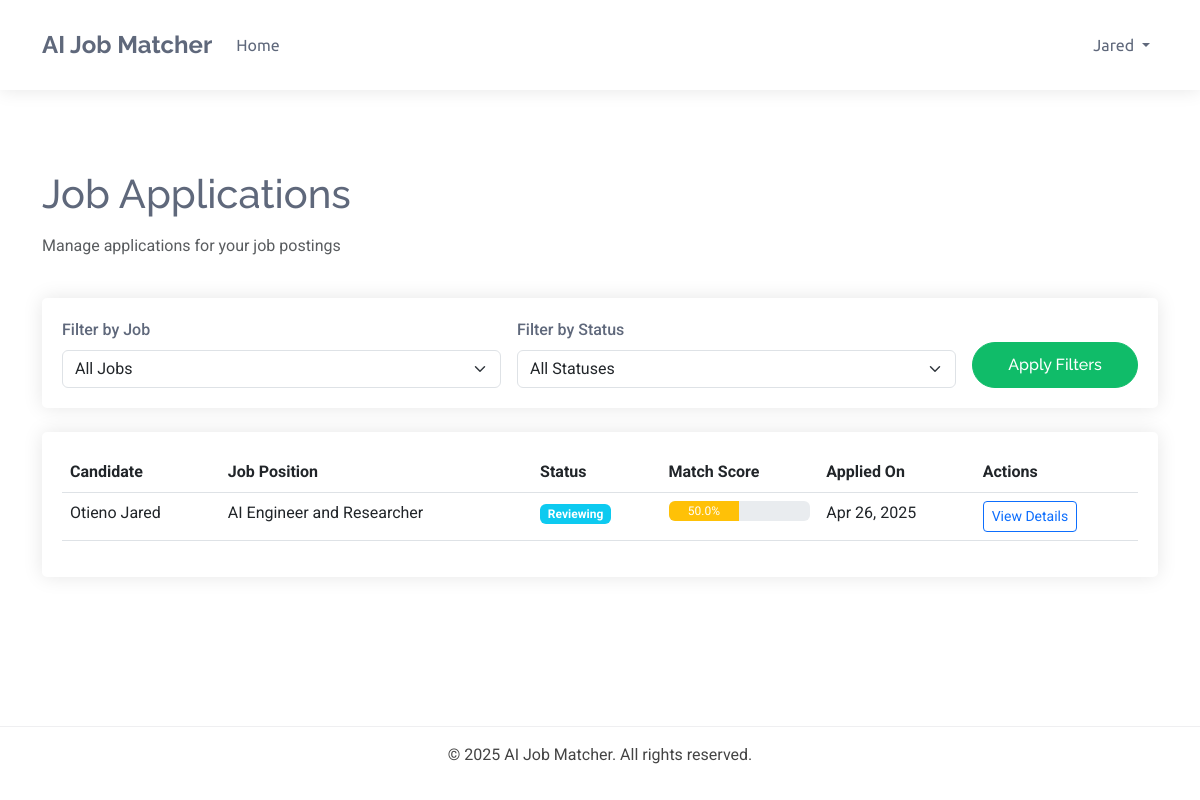
Screenshot of /dashboards/recruiter/applications/ (signed in) with the database file from the repository.
### accounts/models.py (models this page shows, shortened)
class TrackingModel(models.Model):
    created_at = models.DateTimeField(auto_now_add=True)
    updated_at = models.DateTimeField(auto_now=True)
    class Meta:
        abstract = True
        ordering = ["-created_at"]

class User(AbstractBaseUser, TrackingModel):
    username_validator = UnicodeUsernameValidator()
    Role_choices = (
        ("Administrator", "Administrator"),
        ("Recruiter", "Recruiter"),
        ("Candidate", "Candidate")
    )
    Gender_choices = (
        ("Male", "Male"),
        ("Female", "Female"),
        ("Other", "Other")
    )
    username = models.CharField(
        _('username'),
        max_length=150,
        unique=True,
        validators=[username_validator],
        error_messages={
            'unique':_("A user with that username already exists."),
        },
    )
    phoneNumberRegex = RegexValidator(regex=r"^\+?1?\d{8,15}$")
    full_name = models.CharField(_('full name'),max_length=200)
    email = models.EmailField(_('email'), unique=True, error_messages={
        'unique': ('A user with email already exists.'),
    })
    gender = models.CharField(_("gender"), max_length=10, choices=Gender_choices)
    phone = PhoneNumberField(
        _('phone number'), unique=True,validators=[phoneNumberRegex],
        blank=True, null=True, max_length=27)
    country = models.CharField(_("country"), max_length=50,
                              blank=True, null=True)
    city = models.CharField(_("city"), max_length=50,
                              blank=True, null=True)
    role = models.CharField(_('Role'), max_length=17, choices=Role_choices, default="Client")
    is_active = models.BooleanField(_('active'), default=True)
    is_admin = models.BooleanField(_('admin'), default=False)
    is_staff = models.BooleanField(_("staff"), default=False)
    timestamp = models.DateTimeField(_("timestamp"), auto_now_add=True)
    objects = CustomManager()
    USERNAME_FIELD = 'email'
    REQUIRED_FIELDS = ['username',]
    @property
    def staff(self):
        return self.staff
    @property
    def active(self):
        return self.active
    @property
    def admin(self):
        return self.admin

class Profile(models.Model):
    user = models.OneToOneField(User,
                                on_delete=models.CASCADE, unique=True)
    bio = models.TextField(_('bio'), blank=True, null=True)
    profile_picture = models.ImageField(
        _("profile picture"), upload_to="profile",
        default="default.png")
    class Meta:
        abstract= True

class Candidate(Profile):
    pass

### dashboards/models.py (models this page shows, shortened)
class BaseModel(models.Model):
    created_at = models.DateTimeField(auto_now_add=True)
    updated_at = models.DateTimeField(auto_now=True)
    class Meta:
        abstract = True

class JobApplication(BaseModel):
    STATUS_CHOICES = (
        ('pending', 'Pending'),
        ('reviewing', 'Reviewing'),
        ('shortlisted', 'Shortlisted'),
        ('rejected', 'Rejected'),
        ('interview', 'Interview'),
        ('offer', 'Offer Extended'),
        ('hired', 'Hired'),
        ('declined', 'Declined'),
    )
    job = models.ForeignKey(JobPosting, on_delete=models.CASCADE, related_name='applications')
    candidate = models.ForeignKey(Candidate, on_delete=models.CASCADE, related_name='applications')
    resume = models.ForeignKey(Resume, on_delete=models.CASCADE, related_name='applications', null=True, blank=True)
    cover_letter = models.TextField(_('cover letter'), blank=True, null=True)
    status = models.CharField(_('status'), max_length=20, choices=STATUS_CHOICES, default='pending')
    match_score = models.FloatField(_('match score'), validators=[MinValueValidator(0), MaxValueValidator(100)], default=0)
    recruiter_notes = models.TextField(_('recruiter notes'), blank=True, null=True)
    class Meta:
        ordering = ['-match_score', '-created_at']
        verbose_name = _('Job Application')
        verbose_name_plural = _('Job Applications')

class JobPosting(BaseModel):
    STATUS_CHOICES = (
        ('active', 'Active'),
        ('filled', 'Filled'),
        ('expired', 'Expired'),
        ('draft', 'Draft'),
    )
    recruiter = models.ForeignKey(Recruiter, on_delete=models.CASCADE, related_name='job_postings')
    title = models.CharField(_('job title'), max_length=255)
    company_name = models.CharField(_('company name'), max_length=255)
    category = models.CharField(_('job category'), max_length=100)
    description = models.TextField(_('job description'))
    requirements = models.TextField(_('job requirements'))
    responsibilities = models.TextField(_('responsibilities'))
    location = models.CharField(_('location'), max_length=255)
    salary_min = models.DecimalField(_('minimum salary'), max_digits=12, decimal_places=2, null=True, blank=True)
    salary_max = models.DecimalField(_('maximum salary'), max_digits=12, decimal_places=2, null=True, blank=True)
    experience_required = models.PositiveIntegerField(_('experience required (years)'), default=0)
    education_level = models.CharField(_('education level'), max_length=100)
    employment_type = models.CharField(_('employment type'), max_length=50)
    status = models.CharField(_('status'), max_length=20, choices=STATUS_CHOICES, default='active')
    expiry_date = models.DateField(_('expiry date'), default=timezone.now)
    skills_required = models.TextField(_('skills required'))
    embedding_vector = models.BinaryField(_('job embedding vector'), null=True, blank=True)
    class Meta:
        ordering = ['-created_at']
        verbose_name = _('Job Posting')
        verbose_name_plural = _('Job Postings')

### dashboards/views.py (the view)
# urls.py: path('recruiter/applications/', views.applications_list, name='applications_list'),
@login_required
@user_passes_test(is_recruiter)
def applications_list(request):
    recruiter_profile = request.user.recruiter
    status_filter = request.GET.get('status', '')
    job_filter = request.GET.get('job', '')
    applications = JobApplication.objects.filter(job__recruiter=recruiter_profile)
    if status_filter:
        applications = applications.filter(status=status_filter)
    if job_filter:
        applications = applications.filter(job_id=job_filter)
    applications = applications.order_by('-created_at')
    paginator = Paginator(applications, 15)  # Show 15 applications per page
    page_number = request.GET.get('page')
    page_obj = paginator.get_page(page_number)
    jobs = JobPosting.objects.filter(recruiter=recruiter_profile)
    status_choices = JobApplication.STATUS_CHOICES
    context = {
        'page_obj': page_obj,
        'jobs': jobs,
        'status_choices': status_choices,
        'current_job': job_filter,
        'current_status': status_filter,
    }
    return render(request, 'dashboards/applications_list.html', context)

### dashboards/views.py (called while the page is built)
def is_recruiter(user):
    return user.is_authenticated and user.role == 'Recruiter'

### templates/dashboards/applications_list.html (shortened to what this page needs)
{% extends 'dashboards/base.html' %}
{% load static %}
{% block content %}
<div class="container mt-4">
    <div class="row mb-4">
        <div class="col">
            <h1 class="mb-3">Job Applications</h1>
            <p class="text-muted">Manage applications for your job postings</p>
        </div>
    </div>
    <div class="card mb-4">
        <div class="card-body">
            <form method="get" class="row g-3">
                <div class="col-md-5">
                    <label for="job" class="form-label">Filter by Job</label>
                    <select class="form-select" id="job" name="job">
                        <option value="">All Jobs</option>
                    </select>
                </div>
                <div class="col-md-5">
                    <label for="status" class="form-label">Filter by Status</label>
                    <select class="form-select" id="status" name="status">
                        <option value="">All Statuses</option>
                    </select>
                </div>
                <div class="col-md-2 d-flex align-items-end">
                    <button type="submit" class="btn btn-primary w-100">Apply Filters</button>
                </div>
            </form>
        </div>
    </div>
    <div class="card">
        <div class="card-body">
            {% if page_obj %}
                <div class="table-responsive">
                    <table class="table table-hover">
                        <thead>
                            <tr>
                                <th>Candidate</th>
                                <th>Job Position</th>
                                <th>Status</th>
                                <th>Match Score</th>
                                <th>Applied On</th>
                                <th>Actions</th>
                            </tr>
                        </thead>
                        <tbody>
                            {% for application in page_obj %}
                                <tr>
                                    <td>{{ application.candidate.user.full_name }}</td>
                                    <td>{{ application.job.title }}</td>
                                    <td>
                                        <span class="badge
                                            {% if application.status == 'pending' %}bg-secondary
                                            {% elif application.status == 'reviewing' %}bg-info
                                            {% elif application.status == 'shortlisted' %}bg-primary
                                            {% elif application.status == 'rejected' %}bg-danger
                                            {% elif application.status == 'interview' %}bg-warning
                                            {% elif application.status == 'offer' %}bg-success
                                            {% elif application.status == 'hired' %}bg-success
                                            {% elif application.status == 'declined' %}bg-dark
                                            {% endif %}">
                                            {% for status_value, status_name in status_choices %}
                                                {% if status_value == application.status %}
                                                    {{ status_name }}
                                                {% endif %}
                                            {% endfor %}
                                        </span>
                                    </td>
                                    <td>
                                        <div class="progress" style="height: 20px;">
                                            <div class="progress-bar
                                                {% if application.match_score < 40 %}bg-danger
                                                {% elif application.match_score < 70 %}bg-warning
                                                {% else %}bg-success{% endif %}"
                                                role="progressbar"
                                                style="width: {{ application.match_score }}%;"
                                                aria-valuenow="{{ application.match_score }}"
                                                aria-valuemin="0"
                                                aria-valuemax="100">
                                                {{ application.match_score }}%
                                            </div>
                                        </div>
                                    </td>
                                    <td>{{ application.created_at|date:"M d, Y" }}</td>
                                    <td>
                                        <a href="{% url 'dashboards:application_detail' application.id %}" class="btn btn-sm btn-outline-primary">
                                            View Details
                                        </a>
                                    </td>
                                </tr>
                            {% endfor %}
                        </tbody>
                    </table>
                </div>
            {% else %}
                <div class="text-center py-5">
                    <h4>No applications found</h4>
                    <p class="text-muted">Try changing your filters or check back later.</p>
                </div>
            {% endif %}
        </div>
    </div>
</div>
{% endblock %}

### templates/dashboards/base.html (shortened to what this page needs)
<!DOCTYPE html>
<html lang="en">
<head>
    <link href="https://cdn.jsdelivr.net/npm/bootstrap@5.3.0-alpha1/dist/css/bootstrap.min.css" rel="stylesheet">
</head>
<body>
    <nav class="navbar navbar-expand-lg">
        <div class="container">
            <a class="navbar-brand" href="/">AI Job Matcher</a>
            <div class="collapse navbar-collapse" id="navbarNav">
                <ul class="navbar-nav me-auto">
                    <li class="nav-item">
                        <a class="nav-link" href="{% url 'accounts:home' %}">Home</a>
                    </li>
                </ul>
                <ul class="navbar-nav">
                    {% if user.is_authenticated %}
                        <li class="nav-item dropdown">
                            <a class="nav-link dropdown-toggle" href="#" id="navbarDropdown" role="button" data-bs-toggle="dropdown" aria-expanded="false">
                                {{ user.username }}
                            </a>
                        </li>
                    {% endif %}
                </ul>
            </div>
        </div>
    </nav>
    <div class="container main-content">
        {% block content %}{% endblock %}
    </div>
    <footer class="text-center py-3">
        <div class="container">
            <p class="mb-0">&copy; {% now "Y" %} AI Job Matcher. All rights reserved.</p>
        </div>
    </footer>
</body>
</html>

### templates/dashboards/base.html (style rules this page uses)
:root { --default-font: "Roboto", system-ui, -apple-system, "Segoe UI", Roboto, "Helvetica Neue", Arial, "Noto Sans", "Liberation Sans", sans-serif; --heading-font: "Raleway", sans-serif; --nav-font: "Ubuntu", sans-serif; --background-color: #ffffff; --default-color: #444444; --heading-color: #5f687b; --accent-color: #10bc69; --surface-color: #ffffff; --contrast-color: #ffffff; --nav-color: #5f687b; --nav-hover-color: #10bc69; --nav-mobile-background-color: #ffffff; --nav-dropdown-background-color: #ffffff; --nav-dropdown-color: #5f687b; --nav-dropdown-hover-color: #10bc69; }
body { color: var(--default-color); background-color: var(--background-color); font-family: var(--default-font); }
h1, h2, h3, h4, h5, h6 { color: var(--heading-color); font-family: var(--heading-font); }
a { color: var(--accent-color); text-decoration: none; transition: 0.3s; }
.navbar { padding: 15px 0; transition: all 0.5s; background-color: var(--background-color) !important; box-shadow: 0px 0 18px rgba(0, 0, 0, 0.1); }
.navbar-brand { font-family: var(--heading-font); font-weight: 700; font-size: 24px; color: var(--heading-color) !important; }
.navbar-nav .nav-link { font-family: var(--nav-font); color: var(--nav-color) !important; font-weight: 400; padding: 18px 15px; transition: 0.3s; }
.main-content { min-height: calc(100vh - 180px); padding: 40px 0; }
.form-label { color: var(--heading-color); font-weight: 500; }
.btn-primary { background-color: var(--accent-color); border-color: var(--accent-color); border-radius: 50px; padding: 10px 25px; transition: all 0.3s; font-family: var(--heading-font); font-weight: 500; }
.card { border: none; border-radius: 5px; background-color: var(--surface-color); box-shadow: 0px 0px 20px rgba(0, 0, 0, 0.1); transition: all 0.3s; margin-bottom: 20px; }
.card-body { padding: 20px; }
footer { background-color: var(--background-color) !important; border-top: 1px solid rgba(95, 104, 123, 0.1); color: var(--default-color) !important; padding: 25px 0; }

### rows the page displays
User: username "Jared"
JobApplication: candidate.user.full_name "Otieno Jared", job "AI Engineer and Researcher", status_choices "Reviewing", match_score "50.0", created_at "Apr 26, 2025"
